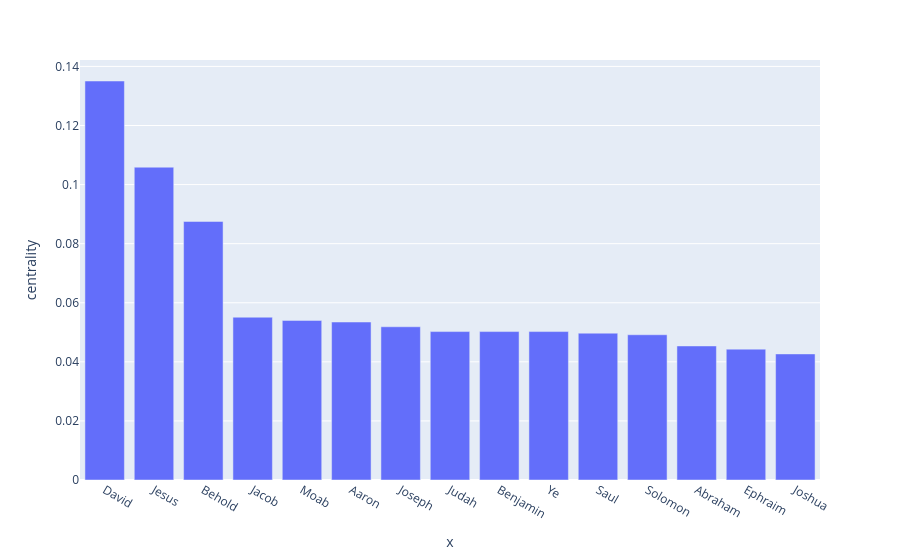

Here is the notebook cell this chart was saved with:
### Code cell
import plotly.express as px
degree_df = degree_data.sort_values('centrality', ascending=False)
fig2 = px.bar(degree_df.head(15),y="centrality", x=degree_df.head(15).index)
fig2.show()

### Figure 1 — Plotly figure (JSON) as saved in the notebook; plotly's stock layout.template omitted (floating-point values rounded to 4 significant figures)
{"data": [{"hovertemplate": "x=%{x}<br>centrality=%{y}<extra></extra>", "legendgroup": "", "marker": {"color": "#636efa", "pattern": {"shape": ""}}, "name": "", "orientation": "v", "showlegend": false, "textposition": "auto", "type": "bar", "x": ["David", "Jesus", "Behold", "Jacob", "Moab", "Aaron", "Joseph", "Judah", "Benjamin", "Ye", "Saul", "Solomon", "Abraham", "Ephraim", "Joshua"], "xaxis": "x", "y": [0.1351, 0.1059, 0.08752, 0.05511, 0.05402, 0.05348, 0.05186, 0.05024, 0.05024, 0.05024, 0.0497, 0.04916, 0.04538, 0.0443, 0.04268], "yaxis": "y"}], "layout": {"barmode": "relative", "legend": {"tracegroupgap": 0}, "margin": {"t": 60}, "xaxis": {"anchor": "y", "domain": [0, 1], "title": {"text": "x"}}, "yaxis": {"anchor": "x", "domain": [0, 1], "title": {"text": "centrality"}}}}
